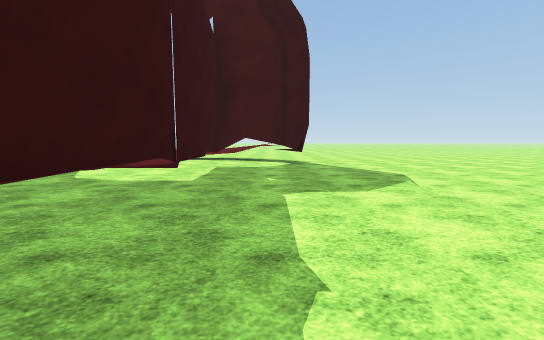
[1] (above)

24 first-person views from a walk through a 3-D level made in the Unity game engine. The camera is 1.3 m above the floor, tilts 6° down and sees 90° across. The floor is counted in squares, 2 m on a side. Each view is taken from the middle of a square. On the plan, view 1 faces up. The plan holds only what a view shows up to about 9 squares ahead; the rest is blank. The place goes on beyond the plan. Flat ground stands in for the terrain. Surface patterns are stand-ins for the level's own textures.

[2]
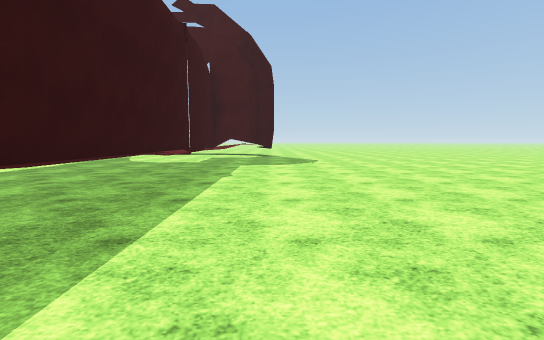

[3]
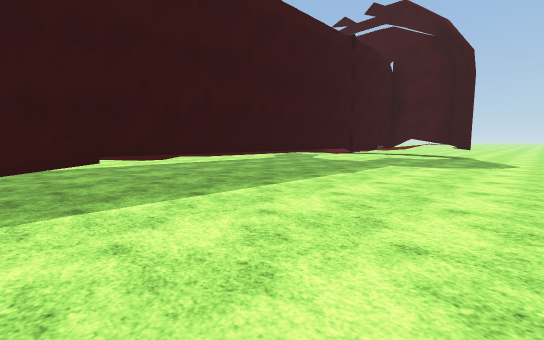

[4]
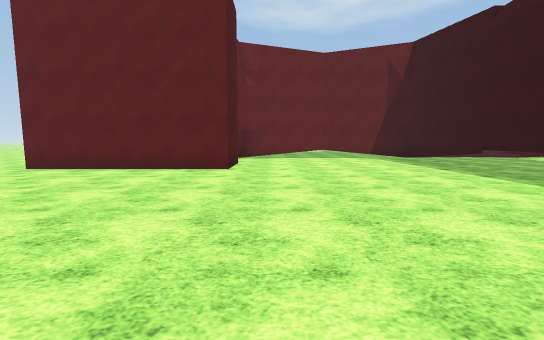

[5]
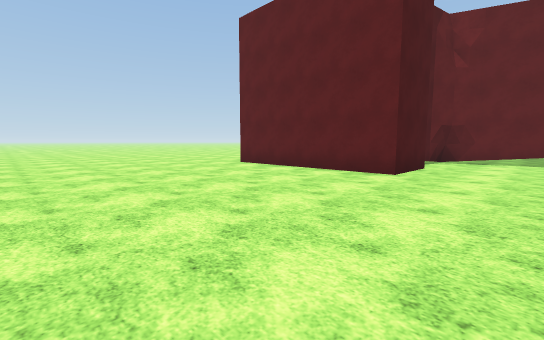

[6]
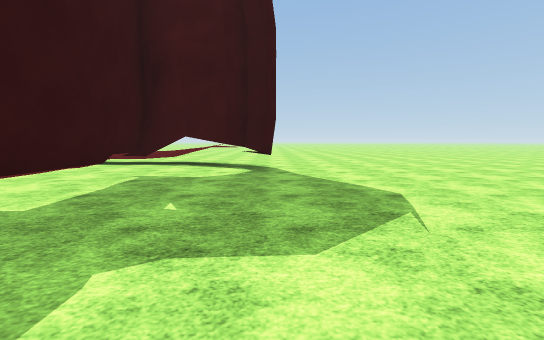

[7]
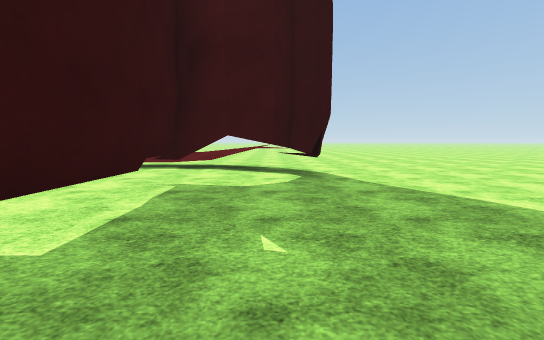

[8]
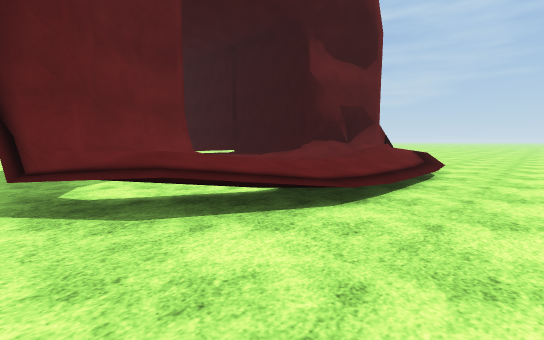

[9]
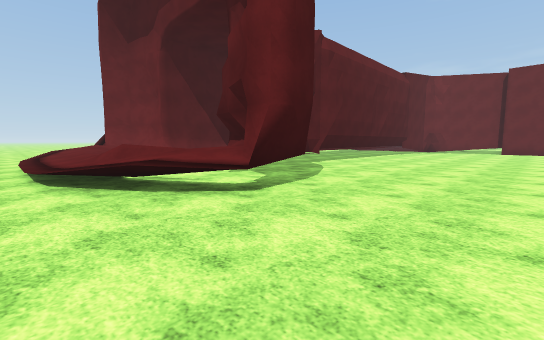

[10]
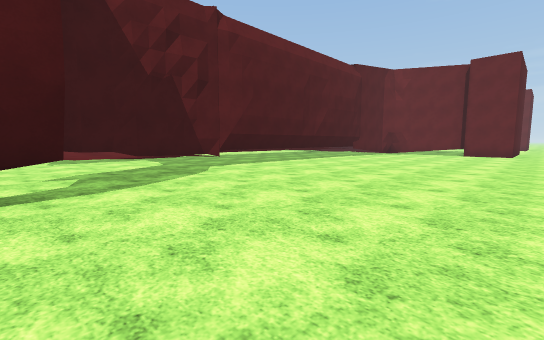

[11]
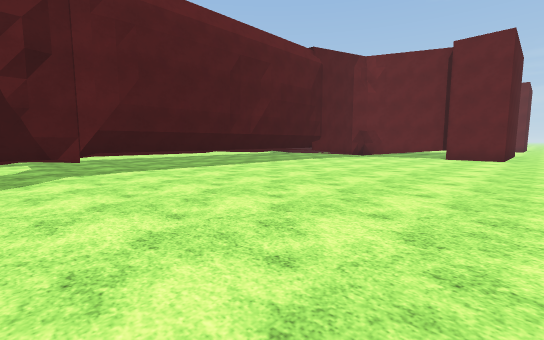

[12]
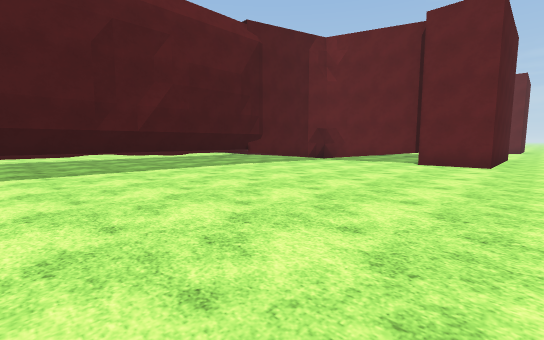

[13]
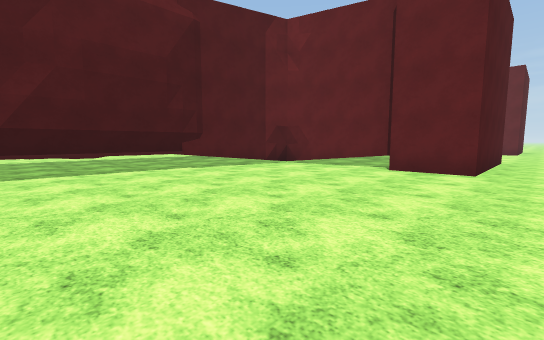

[14]
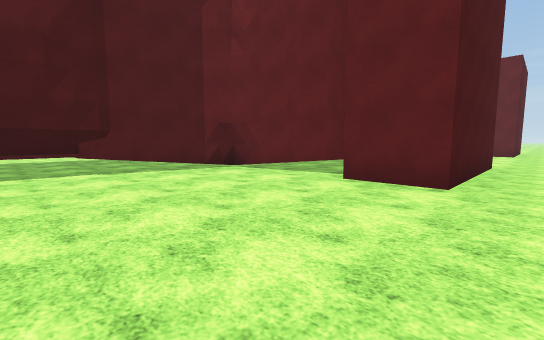

[15]
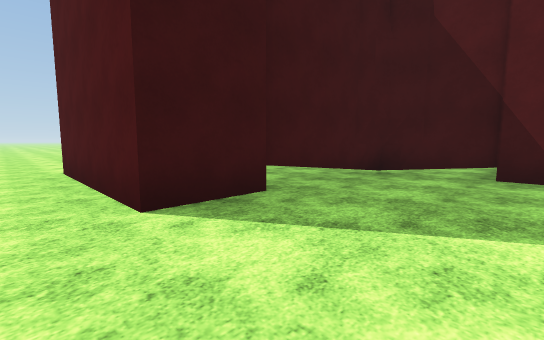

[16]
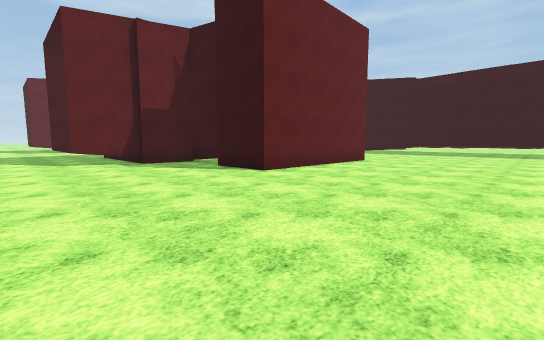

[17]
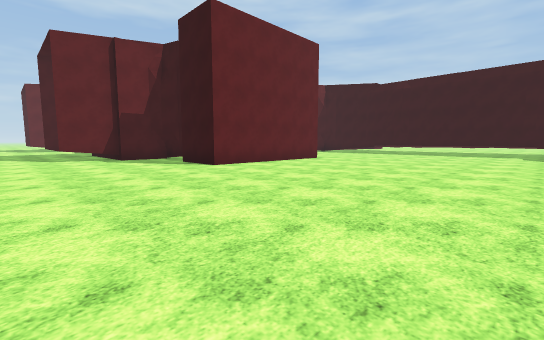

[18]
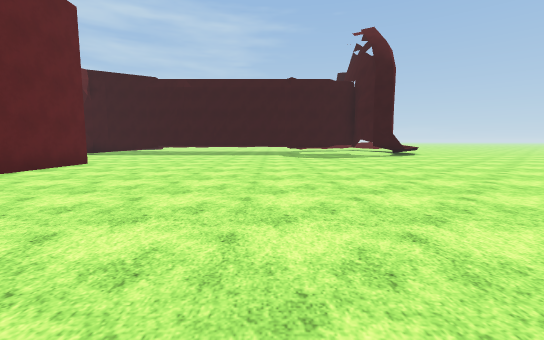

[19]
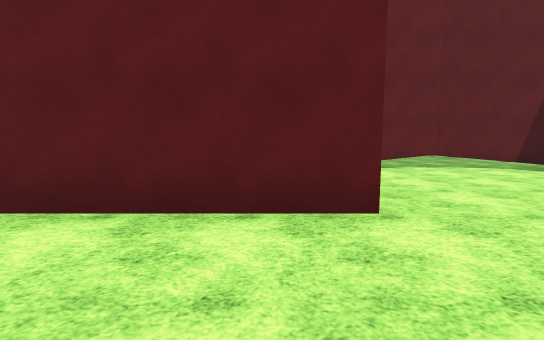

[20]
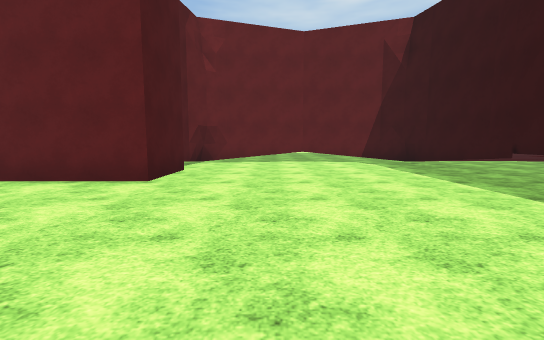

[21]
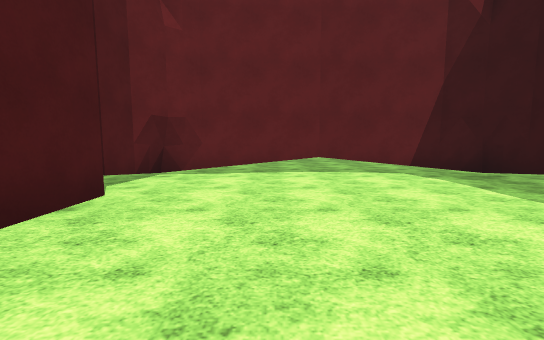

[22]
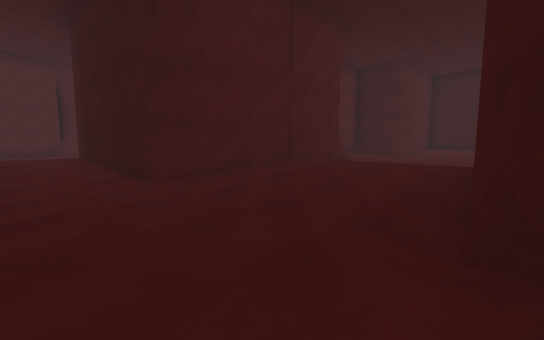

[23]
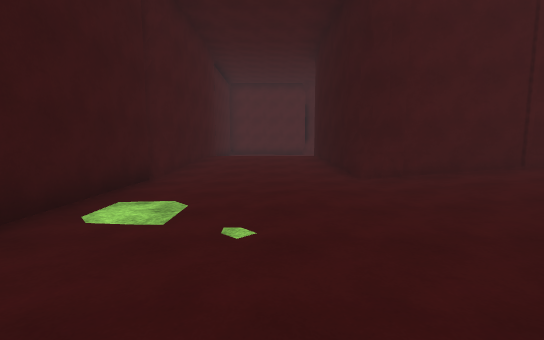

[24]
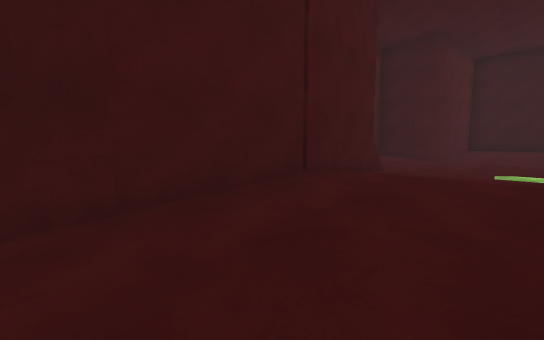

### Floor plan
Key: @ floor where view 1 was taken; # wall or solid block; . main floor; : floor 0.25 m higher than the main floor; + floor 0.5 m higher than the main floor; * floor 0.75 m higher than the main floor; / step, stairs or slope; = window, fence, low wall or low ledge; ^ raised ledge.
Columns run from 11 left of view 1 to 14 right of it. Each row starts with its distance up from view 1.
 12 .....................
 11 .....................
 10  ....//////=.........
  9  ...=#///////........
  8 ....###+++/##.......
  7 ......#++/#..........
  6 ......#++/#...........
  5 ......#+++#.............
  4 ......#///#...............
  3 ......#***#...............
  2 ......#***#...............
  1 ......#***#...............
  0 ......#***#@..............
 -1 ......#++/#...............
 -2 ......#***#...............
 -3 ......#***#.....#####.....
 -4 ......#///#.....#   #.....
 -5 ......#///#.....#:/ #.....
 -6 ....###:::###.###:::#.....
 -7 .####:.....:###:....###^..
 -8 .# +/:....///*//:....# ^..
 -9 .#  /:.:...//*+/::...#  ..
-10 .#####.....//*//.....#  ..
-11 .....##:/:#######:::##
-12 ......#::       #///#
-13 ......#         #+++#
-14 ..              #***#

Where each view was taken, in squares from view 1:
view 1: 0 up, 0 right, facing up
view 2: 4 down, 1 right, facing up
view 3: 4 down, 3 right, facing up-left
view 4: 4 up, 4 right, facing down
view 5: 3 up, 3 right, facing down-right
view 6: 2 up, 1 right, facing up
view 7: 3 up, 0 right, facing up
view 8: 12 up, 1 right, facing down-left
view 9: 11 up, 10 left, facing down-right
view 10: 8 up, 11 left, facing down-right
view 11: 5 up, 11 left, facing down-right
view 12: 2 up, 11 left, facing down-right
view 13: 0 up, 11 left, facing down-right
view 14: 2 down, 11 left, facing down-right
view 15: 13 down, 11 left, facing up-right
view 16: 2 up, 14 right, facing down-left
view 17: 4 up, 14 right, facing down-left
view 18: 3 up, 13 right, facing left
view 19: 0 up, 6 right, facing down
view 20: 2 up, 3 right, facing down
view 21: 1 down, 3 right, facing down
view 22: 6 down, 7 right, facing down-left
view 23: 5 down, 7 right, facing down
view 24: 8 down, 5 right, facing down-left
